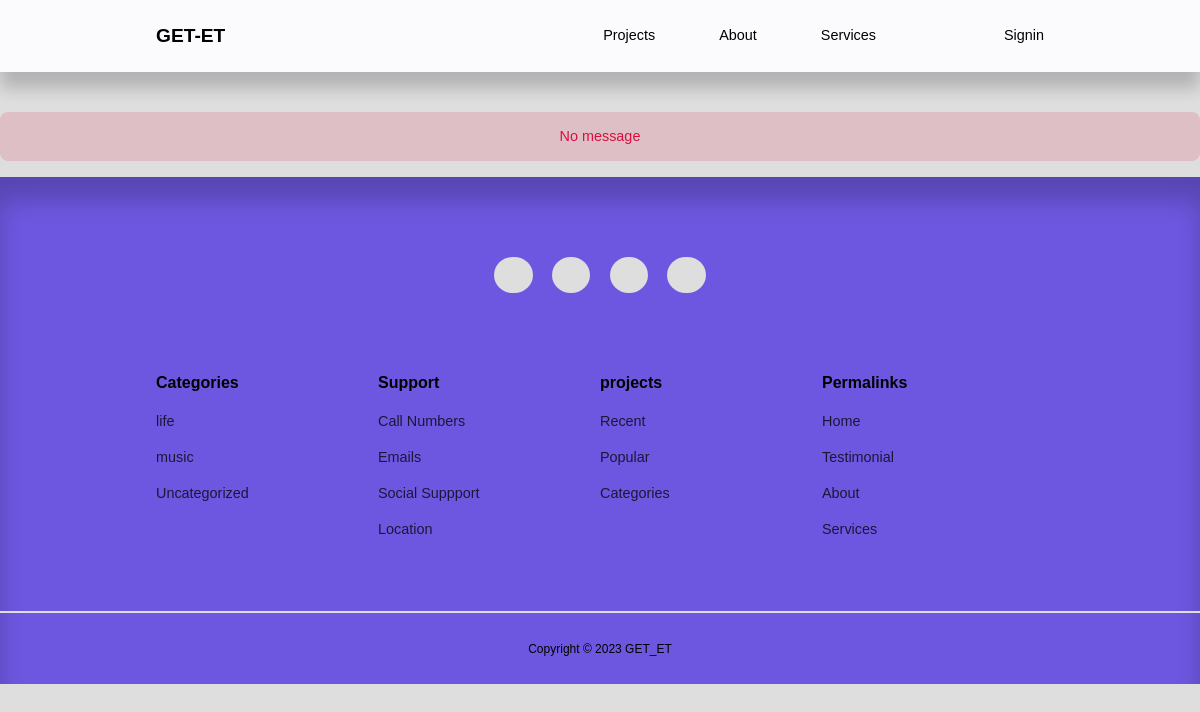
The app's page /message.php, older data.
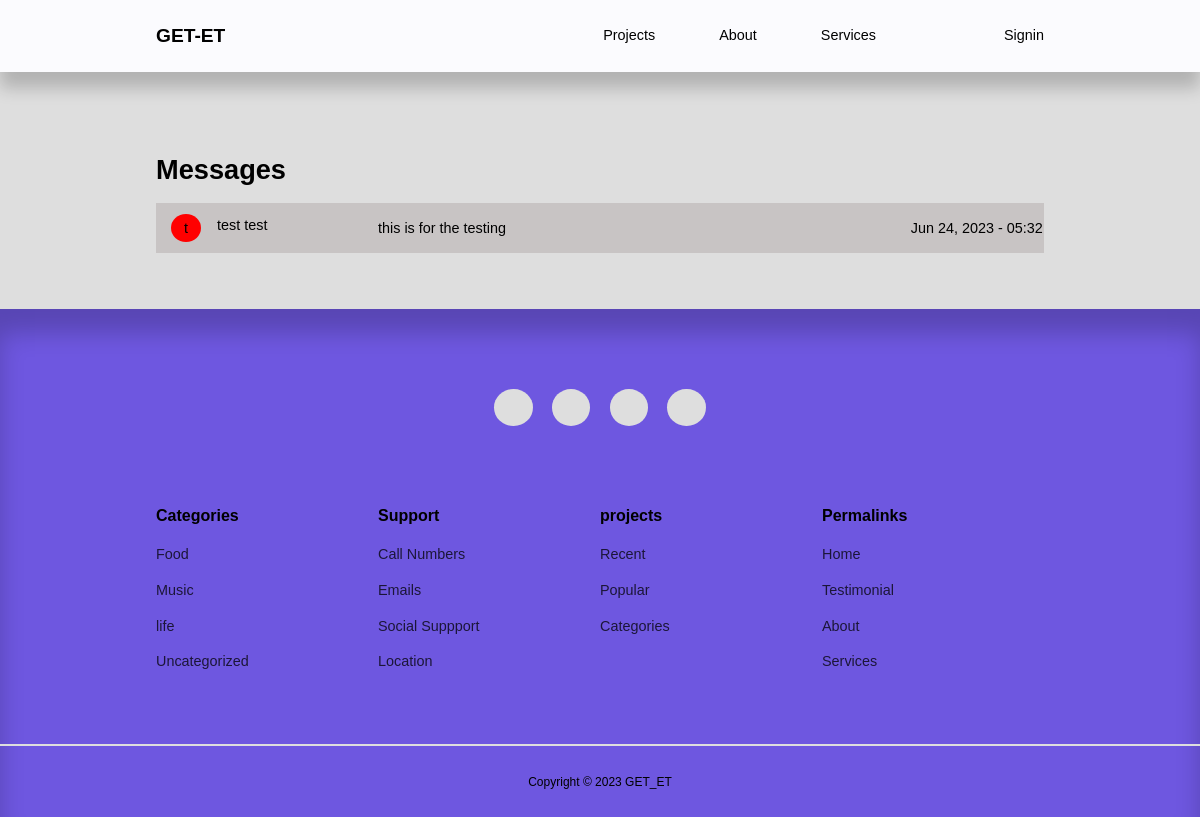
The same page, newer data.
### tables this page shows
CREATE TABLE `categories` (
  `id` int(11) UNSIGNED NOT NULL,
  `title` varchar(50) NOT NULL,
  `description` varchar(10000) NOT NULL,
  `lock_category` tinyint(4) NOT NULL DEFAULT 0,
  `date_time` timestamp NOT NULL DEFAULT current_timestamp()
);

CREATE TABLE `message` (
  `id` int(11) NOT NULL,
  `user_id` int(11) NOT NULL,
  `name` varchar(60) NOT NULL,
  `email` varchar(70) NOT NULL,
  `subject` varchar(50) NOT NULL,
  `message` text NOT NULL,
  `status` int(11) NOT NULL DEFAULT 0,
  `date` timestamp NOT NULL DEFAULT current_timestamp() ON UPDATE current_timestamp(),
  `is_shown` tinyint(1) NOT NULL DEFAULT 0
);

### message.php (the view, shortened to what this page needs)
<?php
    require 'partials/header.php';
    $query = "SELECT * FROM message WHERE status=0 ORDER BY date DESC";
    $msg = mysqli_query($connection,$query);
?>
<?php if(mysqli_num_rows($msg) > 0) :?>
<section class="message__section  <?= $featured ? '' : 'section__extra-margin' ?>" >
    <div class="container message__container" >
        <h2>Messages</h2>
        <div class="message__card">
            <table class="message__table">
            <?php
            while($m = mysqli_fetch_assoc($msg)) :?>
                <tr>
                    <td class="this_td">
                        <div class="profile__details">
                            <div class="profile_circle">
                                <?php
                                    $name = $m['name'];
                                    $firstLetter = $name[0];
                                    echo $firstLetter;
                                ?>
                            </div>
                            <div class="user_name">
                               <?=$m['name']?>
                            </div>
                        </div>
                    </td>
                    <td class="this_td">
                    </td>
                    <td id="hireBtn" class="this_td">
                    <?php
                    $id = $m['id'];
                    $encrypted_id = base64_encode($id);
                    $url = ROOT_URL . 'message_detail.php?id=' . $encrypted_id;
                    ?>
                        <a href="<?= $url?>">
                            <p><?= $m['subject'] ?></p>
                        </a>
                    </td>
                    <td class="this_td">
                    <?= date("M d, Y - H:i", strtotime($m['date'])) ?>
                    </td>
                </tr>
                <?php endwhile ?>
            </table>
        </div>
    </div>
</section>
<?php else : ?>
    <div class="alert__message error lg section__extra-margin">
        <p>No message</p>
    </div>
<?php endif ?>
<?php
 include 'partials/footer.php';
 ?>

### partials/header.php (shortened to what this page needs)
<!DOCTYPE html>
<html lang="en">
<head>
    <link rel="stylesheet" href="https://unicons.iconscout.com/release/v4.0.8/css/line.css">
    <link rel="stylesheet" href="<?= ROOT_URL ?>css/style.css">
    <link rel="stylesheet" href="<?= ROOT_URL ?>css/mode.css">
    <link rel="stylesheet" href="https://cdnjs.cloudflare.com/ajax/libs/font-awesome/4.7.0/css/font-awesome.min.css" />
</head>
<body>
    <nav>
        <div class="container nav__container">
            <a href="<?= ROOT_URL ?>" class="nav__logo">GET-ET</a>
            <ul class="nav__items">
                <li><a href="<?= ROOT_URL ?>projects.php">Projects</a></li>
                <li><a href="<?= ROOT_URL ?>about.php">About</a></li>
                <li><a href="<?= ROOT_URL ?>services.php">Services</a></li>
                <?php if(isset($_SESSION['user-id'])) :?>
                    <li class="nav__profile">
                        <div class="avatar">
                            <img src="<?= ROOT_URL . 'users/' . $avatar['foldername'] . '/images/' .  $avatar['avatar'] ?>" alt="">
                        </div>
                        <ul>
                            <li>
                                <a href="<?= ROOT_URL ?>Admin/index.php">dashboard</a>
                            </li>
                            <li>
                                <a href="<?= ROOT_URL ?>logout.php">Logout</a>
                            </li>
                        </ul>
                    </li>
                <?php else : ?>
                <li><a href="<?= ROOT_URL ?>signin.php">Signin</a></li>
                <?php endif ?>
            </ul>
        </div>
    </nav>

### partials/footer.php (shortened to what this page needs)
<footer>
    <div class="footer__socials">
        <a href="" target="_blank"><i class="uil uil-facebook-f"></i></a>
        <a href=""  target="_blank"><i class="uil uil-instagram"></i></a>
        <a href="" target="_blank"><i class="uil uil-twitter-alt"></i></a>
        <a href="" target="_blank"><i class="uil uil-telegram-alt"></i></a>
    </div>
    <div class="container footer__container">
        <article>
            <h4>Categories</h4>
            <?php
                $query = mysqli_query($connection,"SELECT * FROM categories ORDER BY date_time DESC
                LIMIT 4");
             ?>
            <ul>
           <?php while ($get = mysqli_fetch_assoc($query)) :?>
            <?php
                $id =  $get['id'];
                $encrypted_id = base64_encode($id);
                $urll = ROOT_URL . 'category-posts.php?id=' . $encrypted_id;
            ?>
                <li><a href="<?=$urll?>"><?=$get['title']?></a></li>
                <?php endwhile;?>
            </ul>
        </article>
        <article>
            <h4>Support</h4>
            <ul>
                <li><a href="<?=ROOT_URL?>location.php">Call Numbers</a></li>
                <li><a href="<?=ROOT_URL?>location.php">Emails</a></li>
                <li><a href="<?=ROOT_URL?>location.php">Social Suppport</a></li>
                <li><a href="<?=ROOT_URL?>location.php">Location</a></li>
            </ul>
        </article>
        <article>
            <h4>projects</h4>
            <ul>
                <li><a href="">Recent</a></li>
                <li><a href="">Popular</a></li>
                <li><a href="">Categories</a></li>
            </ul>
        </article>
        <article>
            <h4>Permalinks</h4>
            <ul>
                <li><a href="<?=ROOT_URL?>index.php">Home</a></li>
                <li><a href="<?=ROOT_URL?>testimonial.php">Testimonial</a></li>
                <li><a href="<?=ROOT_URL?>about.php">About</a></li>
                <li><a href="<?=ROOT_URL?>services.php">Services</a></li>
            </ul>
        </article>
    </div>
    <div class="footer__copyright">
        <small>Copyright &copy; 2023 GET_ET</small>
    </div>
</footer>
</body>
</html>

### css/style.css (style rules this page uses)
:root { --inner-body:#666; --transition: all 300ms ease; --transition-color-change:.02ms ; --container-width-lg: 74%; --container-width-md: 88%; --form-width: 40%; --hue-color: 250; --color-primary: hsl(var(--hue-color), 60%, 99%); --color-primary-light:hsl(var(--hue-color), 69%, 61%); --color-primary-variant: #5854c7; --color-red: #da0f3f; --color-red-light: hsl(346, 87%, 46%, 15%); --color-green: #00c476; --color-green-light: hsl(156, 100%, 38%, 15%); --color-gray-900: hsl(var(--hue-color), 69%, 61%); --color-gray-700: #2d2b7c; --color-gray-300: rgba(242, 242, 254, 1); --color-gray-200: rgba(0,0,0,1); --color-gray-1000: rgba(0, 0, 0, 0.075);; --color-white: #000000; --color-bg:#dedede; --color-category: #000000; --color-hover-white: #f2f2fe; --color-btn: #6f6af8; --color-url-log:#000000; --color-search-bar: #f2f2fe; --msg-tr-color: #c8c4c4; --msg-detail-color: #6f6af8; --card-border-radius-1: 0.3rem; --card-border-radius-2: 0.5rem; --card-border-radius-3: 0.8rem; --card-border-radius-4: 2rem; --card-border-radius-5: 5rem; --test-color: #9795cf; --box-color-grphs:#4c4bae; --view-btn: #1e17e7; --box-model: #6f6af8; --box-model-hover: #5751fa; --inner-box-graph: #636363; --map-invert:0%; }
* { margin: 0; padding: 0; outline: 0; border: 0; appearance: 0; list-style: none; text-decoration: none; box-sizing: border-box; }
body { font-family: 'Montserrat', sans-serif; line-height: 1.6; color: var(--color-gray-200); overflow-x: hidden; background: var(--color-bg); font-size: 0.9rem; transition: var(--transition-color-change); }
.container { width: var(--container-width-lg); max-width: 1800px; margin-inline: auto; }
section { margin-top: 3rem; width: 100vw; }
.section__extra-margin { margin-top: 7rem; }
h1,h2,h3,h4,h5 { color: var(--color-white); line-height: 1.3; }
h2 { font-size: 1.7rem; margin: 1rem 0; }
h4 { font-size: 1rem; }
a { color: var(--color-white); transition: var(--transition); }
nav { background: var(--color-primary); width: 100vw; height: 4.5rem; position: fixed; top: 0; z-index: 10; box-shadow: 0 1rem 1rem rgba(0,0,0,0.2); }
.nav__container { height: 100%; display: flex; align-items: center; justify-content: space-between; }
.nav__logo { font-weight: 600; font-size: 1.2rem; }
.nav__items { display: flex; align-items: center; gap: 4rem; }
footer { background: var(--color-gray-900); padding: 5rem 0 0; box-shadow: inset 0 1.5rem 1.5rem rgba(0,0,0,0.2); }
.footer__socials { margin-inline: auto; width: fit-content; margin-bottom: 5rem; display: flex; justify-content: space-between; align-items: center; gap: 1.2rem; }
.footer__socials a { background: var(--color-bg); border-radius: 50%; width: 2.4rem; height: 2.3rem; display: flex; align-items: center; justify-content: center; }
.footer__container { display: grid; grid-template-columns: repeat(4,1fr); }
footer article h4 { color: var(--color-white); margin-bottom: 0.6rem; }
footer article ul li { padding: 0.4rem 0; }
footer article ul li a { opacity: 0.75; }
.footer__copyright { text-align: center; padding: 1.5rem 0; border-top: 2px solid var(--color-bg); margin-top: 4rem; }
.message__section { display: flex; flex-direction: column; width: 100%; padding: 1.5rem 0; padding-bottom: 3.5rem; }
.message__container { display: flex; flex-direction: column; }
.message__card { width: 100%; display: flex; flex-direction: column; }
.message__table { border-collapse: collapse; width: 100%; }
.message__table tr { height: 50px; background-color: var(--msg-tr-color); }
.message__table .profile__details { display: flex; flex-direction: row; gap: 1rem; }
.profile__details .profile_circle { border-radius: 50%; background-color: red; width: 30px; height: 28px; display: flex; justify-content: center; align-items: center; }
.message__table { width: 100%; }
.message__table td:nth-child(1) { width: 20%; padding-left: 15px; }
.message__table td:nth-child(2) { width: 5%; }
.message__table td:nth-child(3) { width: 60%; cursor: pointer; }
.message__table td:nth-child(4) { width: 15%; }
.alert__message { padding: 0.8rem 1.4rem; margin-bottom: 1rem; border-radius: var(--card-border-radius-2); }
.alert__message.error { background: var(--color-red-light); color: var(--color-red); }
.alert__message.lg { text-align: center; }

Row changes from the older to the newer data that the page shows:
removed categories: title "music"
added message: name "t", name "test test", subject "this is for the testing", date "Jun 24, 2023 - 05:32"
added categories: title "Food"
added categories: title "Music"
Text that changed along with them:
text no longer shown: "No message"
text now shown: "Messages"
